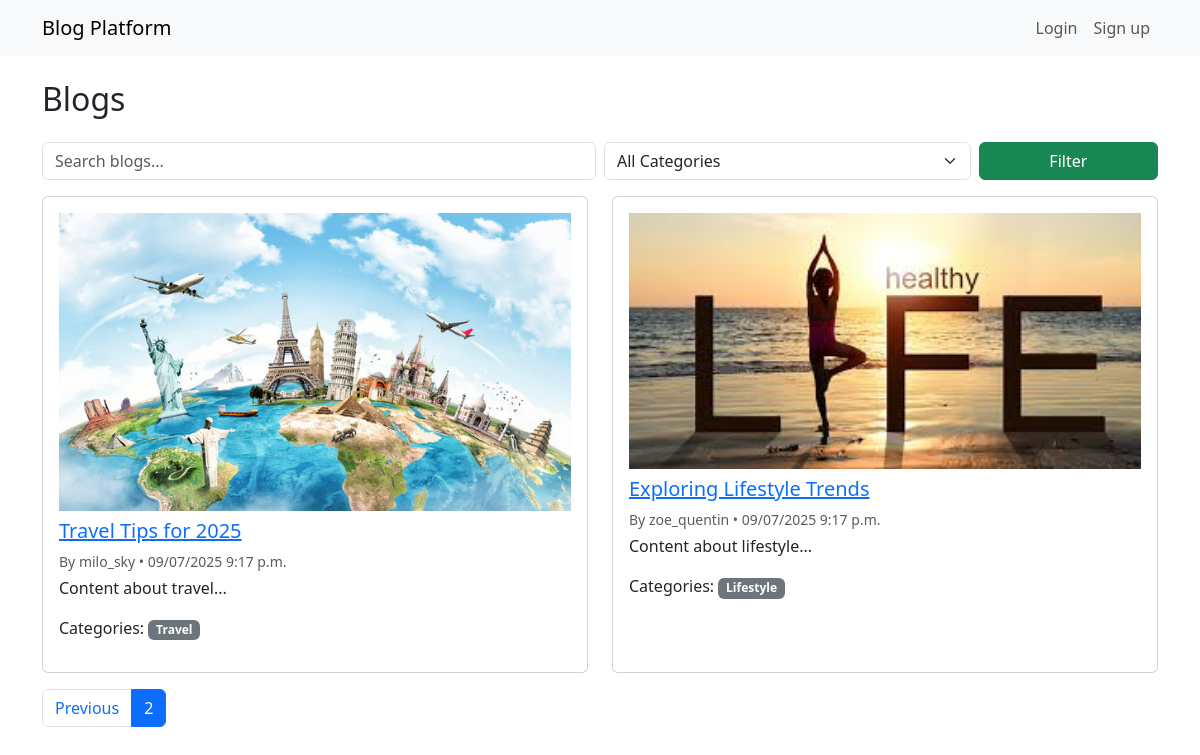
Screenshot of /?page=2 with the database file from the repository.
### blog/models.py (models this page shows, shortened)
class Post(models.Model):
    title = models.CharField(max_length=200)
    content = models.TextField()
    author = models.ForeignKey(User, on_delete=models.CASCADE, related_name='posts')
    image = models.ImageField(upload_to='post_images/', blank=True, null=True)
    categories = models.ManyToManyField(Category, related_name='posts', blank=True)
    created_at = models.DateTimeField(auto_now_add=True)
    updated_at = models.DateTimeField(auto_now=True)
    def get_absolute_url(self):
        return reverse('blog:post_detail', args=[self.pk])

class Category(models.Model):
    name = models.CharField(max_length=50, unique=True)
    slug = models.SlugField(unique=True)

### blog/views.py (the view)
# urls.py: path('', views.PostListView.as_view(), name='post_list'),
class PostListView(ListView):
    model = Post
    template_name = 'blog/post_list.html'
    context_object_name = 'posts'
    paginate_by = 2
    def get_queryset(self):
        qs = super().get_queryset().order_by('-created_at')
        q = self.request.GET.get('q', '').strip()
        category_id = self.request.GET.get('category', '').strip()
        if q:
            qs = qs.filter(Q(title__icontains=q) | Q(content__icontains=q))
        if category_id:
            try:
                category_id = int(category_id)
                qs = qs.filter(categories__id=category_id)
            except ValueError:
                pass  # ignore invalid category_id
        return qs.distinct()
    def get_context_data(self, **kwargs):
        ctx = super().get_context_data(**kwargs)
        ctx['search_form'] = BlogSearchForm(self.request.GET or None)
        ctx['categories'] = Category.objects.filter(posts__in=self.get_queryset()).distinct()
        return ctx

### blog/forms.py
class BlogSearchForm(forms.Form):
    q = forms.CharField(required=False, widget=forms.TextInput(attrs={
        'class': 'form-control', 'placeholder': 'Search blogs...'
    }))
    category = forms.ModelChoiceField(queryset=None, required=False, widget=forms.Select(attrs={'class': 'form-select'}))
    def __init__(self, *args, **kwargs):
        super().__init__(*args, **kwargs)
        from .models import Category
        self.fields['category'].queryset = Category.objects.all()

### blog/templates/blog/post_list.html (shortened to what this page needs)
{% extends 'blog/base.html' %}
{% block content %}
<div class="row mb-3">
  <div class="col-md-8"><h2>Blogs</h2></div>
</div>
<form method="get" class="row g-2 mb-3">
  <div class="col-sm-6">{{ search_form.q }}</div>
  <div class="col-sm-4">
    <select name="category" class="form-select">
      <option value="">All Categories</option>
    </select>
  </div>
  <div class="col-sm-2">
    <button class="btn btn-success w-100">Filter</button>
  </div>
</form>
<div class="row">
  {% for post in posts %}
    <div class="col-md-6 mb-3">
      <div class="card p-3 h-100">
        {% if post.image %}
          <img src="{{ post.image.url }}" class="img-fluid mb-2" alt="image">
        {% endif %}
        <h5><a href="{{ post.get_absolute_url }}">{{ post.title }}</a></h5>
        <p class="mb-1 small text-muted">By {{ post.author.username }} • {{ post.created_at|date:"SHORT_DATETIME_FORMAT" }}</p>
        <p>{{ post.content|truncatewords:20 }}</p>
        <p>
          Categories:
          {% for cat in post.categories.all %}
            <span class="badge bg-secondary">{{ cat.name }}</span>
          {% endfor %}
        </p>
      </div>
    </div>
  {% empty %}
    <p>No blogs found.</p>
  {% endfor %}
</div>
<nav>
  <ul class="pagination">
    {% if page_obj.has_previous %}
      <li class="page-item">
        <a class="page-link" href="?page={{ page_obj.previous_page_number }}{% if request.GET.q %}&q={{ request.GET.q }}{% endif %}{% if request.GET.category %}&category={{ request.GET.category }}{% endif %}">
          Previous
        </a>
      </li>
    {% endif %}
    <li class="page-item active"><span class="page-link">{{ page_obj.number }}</span></li>
  </ul>
</nav>
{% endblock %}

### rows the page displays
Post: image (picture), title "Travel Tips for 2025", author.username "milo_sky", created_at "09/07/2025 9:17 p.m.", content "Content about travel..."
Category: name "Travel"
Post: image (picture), title "Exploring Lifestyle Trends", author.username "zoe_quentin", created_at "09/07/2025 9:17 p.m.", content "Content about lifestyle..."
Category: name "Lifestyle"

### other values shown
{{ page_obj.number }} "2"
